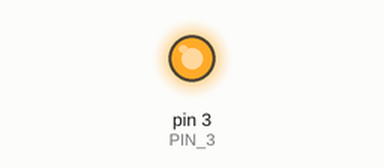
Simulated run of this sketch. Board: Arduino Uno, built with avr-gcc and run on an emulated ATmega328P. Parts: output pins drawn as LEDs (lit = HIGH).

Above: at 0.75 s.
At 3.9 s:
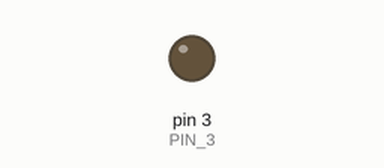
Timing chart, 0 to 6.5 s (numbered marks = the images above):
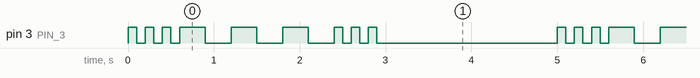

Measured:
- by itself, pin 3 (PIN_3): repeats every 5.0 s: 2 × (LOW 0.10 s, HIGH 0.10 s), LOW 0.10 s, 3 × (HIGH 0.30 s, LOW 0.30 s), 2 × (HIGH 0.10 s, LOW 0.10 s), HIGH 0.10 s, LOW 2.1 s, HIGH 0.10 s
- by itself, everything shown: repeats every 5.0 s, in 18 steps

The sketch:

hello_world.ino
```cpp
#define PIN_3 3
#define MORSE_DOT_DELAY 100
#define MORSE_DASH_DELAY 300
#define MORSE_WORD_DELAY 2000
#define MORSE_PIN PIN_3

void turnOn(int waitTime) {
  digitalWrite(MORSE_PIN, HIGH);
  delay(waitTime);
}

void turnOff(int waitTime) {
  digitalWrite(MORSE_PIN, LOW);
  delay(waitTime);
}

void printDot() {
  turnOn(MORSE_DOT_DELAY);
  turnOff(MORSE_DOT_DELAY);
}

void printDash() {
  turnOn(MORSE_DASH_DELAY);
  turnOff(MORSE_DASH_DELAY);
}

void setup() {
  pinMode(PIN_3, OUTPUT);
}

void loop() {
  printDot();
  printDot();
  printDot();

  printDash();
  printDash();
  printDash();

  printDot();
  printDot();
  printDot();

  delay(MORSE_WORD_DELAY);
}
```
